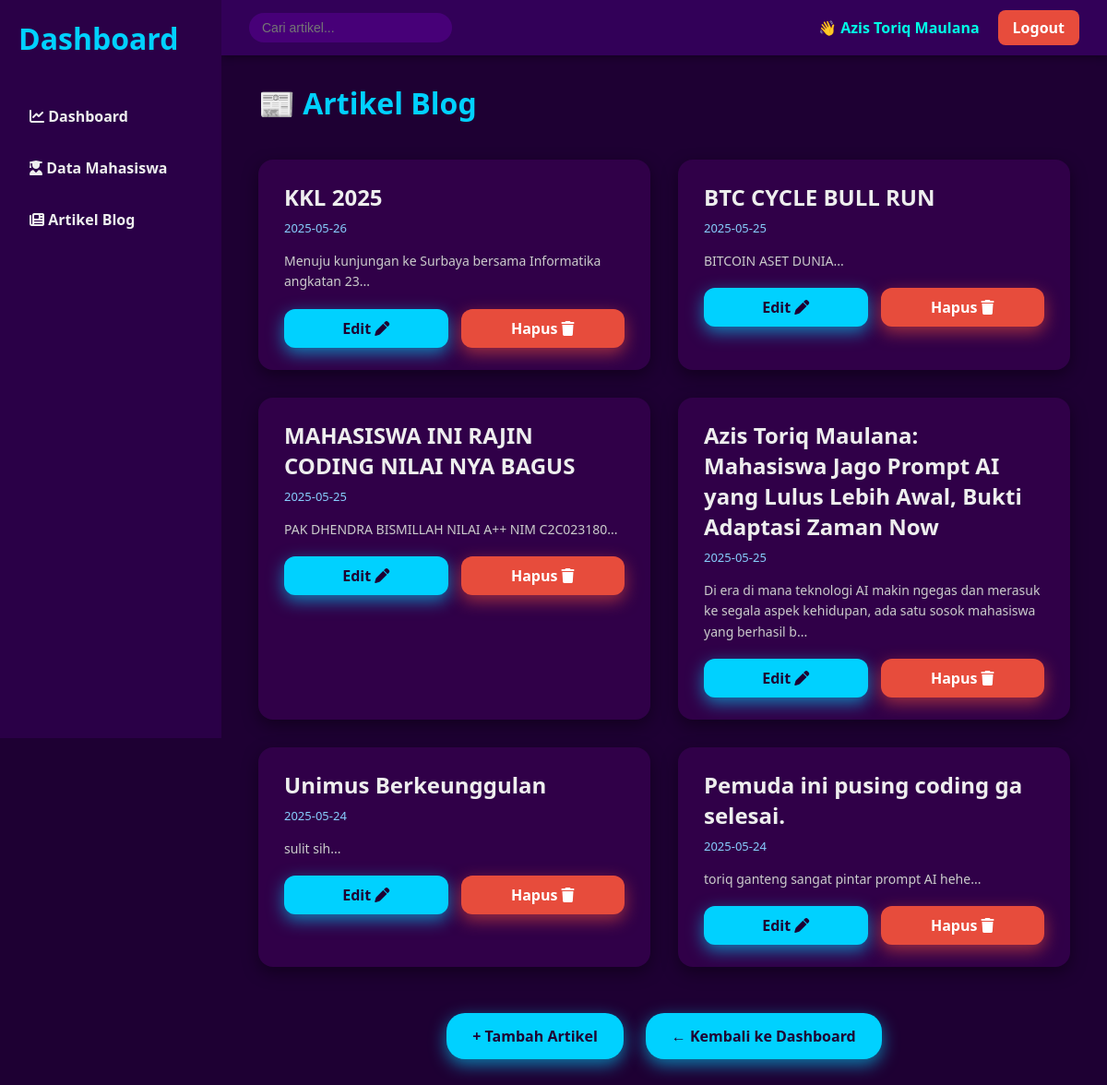
/blog/index.php (signed in), run on the app's committed database.
### tables this page shows
CREATE TABLE `posts` (
  `id` int(11) NOT NULL,
  `judul` varchar(255) NOT NULL,
  `konten` text NOT NULL,
  `tanggal` date NOT NULL,
  `status` enum('draft','public','private') DEFAULT 'draft'
);

### blog/index.php (the view, shortened to what this page needs)
<?php
require_once '../includes/koneksi.php';
$data = $pdo->query("SELECT * FROM posts ORDER BY tanggal DESC")->fetchAll();
$editId = $_GET['edit_id'] ?? null;
$username = $_SESSION['user']['username'] ?? 'User';
$nama = $_SESSION['user']['nama_lengkap'] ?? $username;
?>
<!DOCTYPE html>
<html lang="id">
<head>
    <link rel="stylesheet" href="https://cdnjs.cloudflare.com/ajax/libs/font-awesome/6.5.0/css/all.min.css" />
</head>
<body>
    <div class="sidebar">
        <h2>Dashboard</h2>
        <a href="../dashboard.php"><i class="fa fa-chart-line"></i> Dashboard</a>
        <a href="../biodata/daftar.php"><i class="fa fa-user-graduate"></i> Data Mahasiswa</a>
        <a href="index.php"><i class="fa fa-newspaper"></i> Artikel Blog</a>
    </div>
    <div class="topbar">
        <div class="search-box">
            <input type="text" placeholder="Cari artikel..." disabled />
        </div>
        <div class="user-info">
            👋 <?= htmlspecialchars($nama) ?>
            <a href="../logout.php" class="logout-btn">Logout</a>
        </div>
    </div>
    <main class="content">
        <h2>📰 Artikel Blog</h2>
        <div class="grid-container">
            <?php foreach ($data as $row):
                $isEditing = ($row['id'] == $editId);
                $cardClass = $isEditing ? 'card card-editing' : 'card';
            ?>
                <div class="<?= $cardClass ?>" tabindex="0" role="article" aria-label="<?= htmlspecialchars($row['judul']) ?>">
                    <a href="detail_artikel.php?id=<?= $row['id'] ?>" class="card-link">
                        <h3><?= htmlspecialchars($row['judul']) ?></h3>
                        <small><?= $row['tanggal'] ?></small>
                        <p><?= substr(strip_tags($row['konten']), 0, 120) ?>...</p>
                    </a>
                    <div class="card-actions">
                        <a href="edit_artikel.php?id=<?= $row['id'] ?>">Edit <i class="fa fa-pen"></i></a>
                        <a href="hapus_artikel.php?id=<?= $row['id'] ?>" class="delete-link" onclick="return confirm('Yakin ingin menghapus artikel ini?')">Hapus <i class="fa fa-trash"></i></a>
                    </div>
                </div>
            <?php endforeach; ?>
        </div>
        <div class="action-links">
            <a href="tambah_artikel.php">+ Tambah Artikel</a>
            <a href="../dashboard.php">← Kembali ke Dashboard</a>
        </div>
    </main>
</body>
</html>

### blog/index.php (style rules this page uses)
* { box-sizing: border-box; margin: 0; padding: 0; }
body { font-family: 'Segoe UI', Tahoma, Geneva, Verdana, sans-serif; background: #1e0033; color: #f5f5f5; min-height: 100vh; display: flex; flex-direction: column; }
.sidebar { position: fixed; top: 0; left: 0; width: 240px; height: 100vh; background: #2a0047; padding: 20px; z-index: 1000; }
.sidebar h2 { color: #00d1ff; margin-bottom: 40px; }
.sidebar a { display: block; color: #eee; text-decoration: none; padding: 12px; margin-bottom: 10px; border-radius: 8px; transition: 0.3s; font-weight: 600; }
.topbar { margin-left: 240px; height: 60px; background: #320058; display: flex; align-items: center; justify-content: space-between; padding: 0 30px; box-shadow: 0 2px 8px rgba(0,0,0,0.4); position: sticky; top: 0; z-index: 900; }
.search-box input { padding: 8px 14px; border-radius: 20px; border: none; outline: none; background: #470078; color: white; width: 220px; font-size: 14px; }
.user-info { font-weight: 600; font-size: 16px; color: #00ffe7; display: flex; align-items: center; gap: 20px; }
.logout-btn { background: #e74c3c; color: white; padding: 8px 16px; border-radius: 8px; text-decoration: none; font-weight: 600; transition: background 0.3s ease; }
.content { margin-left: 240px; padding: 30px 40px 60px; flex-grow: 1; }
h2 { color: #00d1ff; font-weight: 700; font-size: 32px; margin-bottom: 40px; }
.grid-container { display: grid; grid-template-columns: repeat(auto-fit, minmax(300px, 1fr)); gap: 30px; }
.card { background: #300048; border-radius: 16px; padding: 24px 28px; box-shadow: 0 6px 18px rgba(0,0,0,0.4); transition: transform 0.3s ease, box-shadow 0.3s ease; cursor: pointer; outline: none; color: #eee; }
.card h3 { font-size: 24px; font-weight: 700; margin-bottom: 8px; color: inherit; }
.card small { color: #88cfff; font-size: 13px; display: block; margin-bottom: 16px; }
.card p { font-size: 14px; line-height: 1.6; color: #ccc; margin-bottom: 0; }
.card-link { color: inherit; text-decoration: none; display: block; }
.card-actions { margin-top: 18px; display: flex; gap: 14px; }
.card-actions a { flex: 1; text-align: center; padding: 10px 0; background: #00d1ff; color: #1e0033; text-decoration: none; border-radius: 12px; font-weight: 600; box-shadow: 0 6px 18px rgba(0, 209, 255, 0.6); transition: background 0.3s ease, box-shadow 0.3s ease; }
.card-actions a.delete-link { background: #e74c3c; box-shadow: 0 6px 18px rgba(231, 76, 60, 0.6); color: white; }
.action-links { margin-top: 50px; display: flex; justify-content: center; gap: 24px; }
.action-links a { background: #00d1ff; padding: 14px 28px; color: #1e0033; font-weight: 700; border-radius: 20px; box-shadow: 0 6px 18px rgba(0, 209, 255, 0.6); text-decoration: none; transition: background 0.3s ease, box-shadow 0.3s ease; }

### data on the page
posts: judul "KKL 2025", tanggal "2025-05-26", konten "Menuju kunjungan ke Surbaya bersama Informatika angkatan 23"
posts: judul "BTC CYCLE BULL RUN", tanggal "2025-05-25", konten "BITCOIN ASET DUNIA"
posts: judul "MAHASISWA INI RAJIN CODING NILAI NYA BAGUS", tanggal "2025-05-25", konten "PAK DHENDRA BISMILLAH NILAI A++ NIM C2C023180"
posts: judul "Azis Toriq Maulana: Mahasiswa Jago Prompt AI yang Lulus Lebih Awal, Bukti Adaptasi Zaman Now", tanggal "2025-05-25", konten "Di era di mana teknologi AI makin ngegas dan merasuk ke segala aspek kehidupan, ada satu sosok mahasiswa yang berhasil b"
posts: judul "Unimus Berkeunggulan", tanggal "2025-05-24", konten "sulit sih"
posts: judul "Pemuda ini pusing coding ga selesai.", tanggal "2025-05-24", konten "toriq ganteng sangat pintar prompt AI hehe"

### other printed values
$nama "Azis Toriq Maulana"
